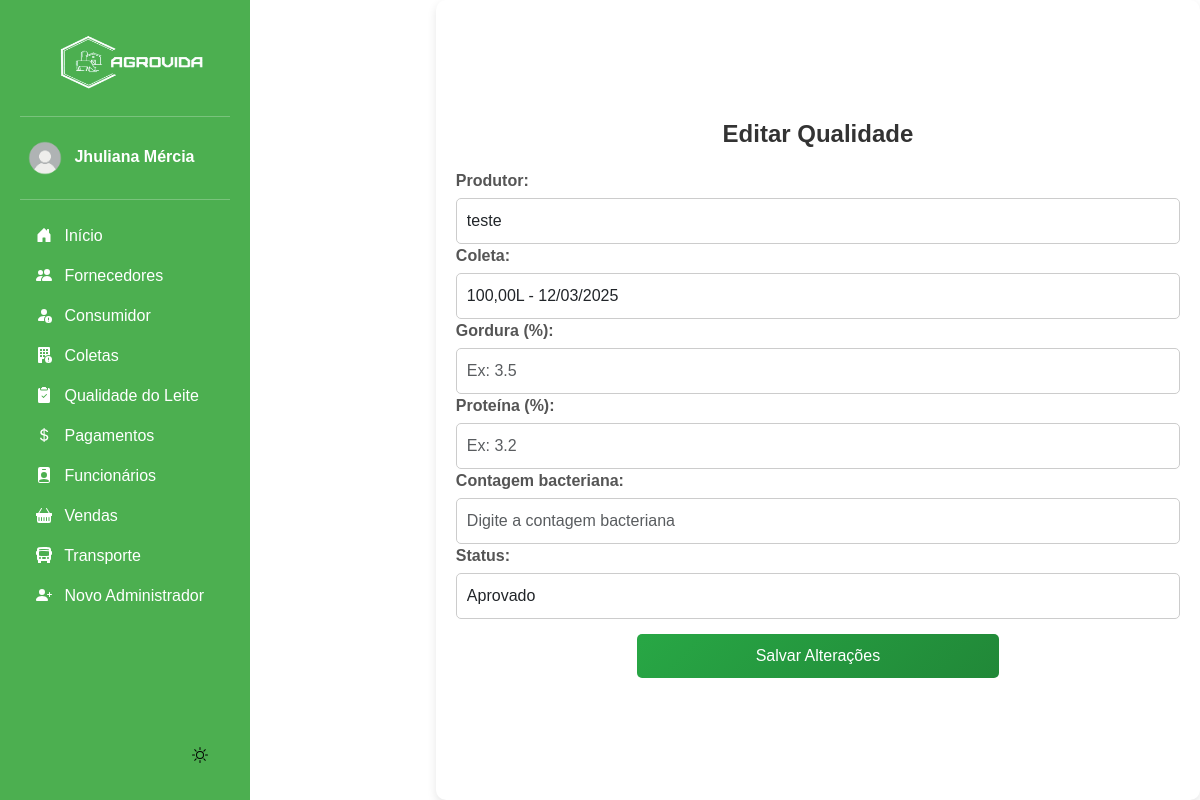
/editar_qualidade/9/ (signed in), run on the app's committed database.
### app/models.py (models this page shows, shortened)
class Qualidade(models.Model):
    produtor = models.ForeignKey(Produtor, on_delete=models.CASCADE)
    coleta = models.OneToOneField(Coleta, on_delete=models.CASCADE)
    gordura = models.DecimalField(max_digits=5, decimal_places=2)
    proteina = models.DecimalField(max_digits=5, decimal_places=2)
    contagem_bacteriana = models.DecimalField(max_digits=5, decimal_places=2)
    status = models.CharField(
        max_length=50,
        choices=[("Aprovado", "Aprovado"), ("Reprovado", "Reprovado")],
        null=False,
        blank=False,  # Garante que o campo não pode ficar vazio
        default="Aprovado"  # Adiciona um valor padrão para evitar erros
    )
    ativo = models.BooleanField(default = True)

class Produtor(models.Model):
    nome = models.CharField(max_length=100)
    fazenda = models.CharField(max_length=150)
    localizacao = models.CharField(max_length=255)
    telefone = models.CharField(max_length=20)
    ativo = models.BooleanField(default=True)  # Campo para verificar se o produtor está ativo

class Coleta(models.Model):
    produtor = models.ForeignKey('Produtor', on_delete=models.CASCADE)
    data = models.DateField()
    quantidade_litros = models.DecimalField(max_digits=10, decimal_places=2)

### app/views.py (the view, shortened to what this page needs)
# urls.py: path('editar_qualidade/<int:qualidade_id>/', views.editar_qualidade, name='editar_qualidade'),
@login_required(login_url='login_index')
def editar_qualidade(request, qualidade_id):
    qualidade = get_object_or_404(Qualidade, id=qualidade_id)
    produtores = Produtor.objects.all()
    coletas = Coleta.objects.all()
    return render(request, "app/editar_qualidade.html", {
        "qualidade": qualidade,
        "produtores": produtores,
        "coletas": coletas
    })

### app/templates/app/editar_qualidade.html (shortened to what this page needs)
{% extends "base.html" %}
{% load static %}
{% block content %}
    <div class="form-container">
        <h2 class="form-title">Editar Qualidade</h2>
        <form method="POST">
            <div class="form-group">
                <label for="produtor">Produtor:</label>
                <select id="produtor" name="produtor" class="form-control input-large">
                    {% for produtor in produtores %}
                        <option value="{{ produtor.id }}" {% if qualidade.produtor.id == produtor.id %}selected{% endif %}>
                            {{ produtor.nome }}
                        </option>
                    {% endfor %}
                </select>
                <label for="coleta">Coleta:</label>
                <select id="coleta" name="coleta" class="form-control input-large">
                    {% for coleta in coletas %}
                        <option value="{{ coleta.id }}" {% if qualidade.coleta.id == coleta.id %}selected{% endif %}>
                            {{ coleta.quantidade_litros }}L - {{ coleta.data|date:"d/m/Y" }}
                        </option>
                    {% endfor %}
                </select>
                <label for="gordura">Gordura (%):</label>
                <input type="number" id="gordura" name="gordura" class="form-control input-large"
                    placeholder="Ex: 3.5" step="0.01" value="{{ qualidade.gordura }}">
                <label for="proteina">Proteína (%):</label>
                <input type="number" id="proteina" name="proteina" class="form-control input-large"
                    placeholder="Ex: 3.2" step="0.01" value="{{ qualidade.proteina }}">
                <label for="contagem_bacteriana">Contagem bacteriana:</label>
                <input type="number" id="contagem_bacteriana" name="contagem_bacteriana" class="form-control input-large"
                    placeholder="Digite a contagem bacteriana" value="{{ qualidade.contagem_bacteriana }}">
                <label for="status">Status:</label>
                <select id="status" name="status" class="form-control input-large">
                    <option value="Aprovado" {% if qualidade.status == "Aprovado" %}selected{% endif %}>Aprovado</option>
                </select>
            </div>
            <button type="submit" class="btn-submit">Salvar Alterações</button>
        </form>
    </div>
{% endblock %}

### base/templates/modulos/sidebar.html (shortened to what this page needs)
{% load static %}
<body>
<div class="container-sidebar">
    <div id="sidebar" class="sidebar">
        <img src="{% static 'img/logo.png' %}" alt="Logo" width="200" height="80" class="logo">
        <hr>
            <a href="#" class="nav-link text-white" data-bs-toggle="dropdown" aria-expanded="false" style="border-radius: 10px;">
                <img src="{% static "img/usuario.png" %}" alt="" width="50" height="50" class="rounded-circle">
                <strong>{{ request.user.first_name }}</strong>
            </a>
        <hr>
        <ul class="nav nav-pills flex-column mb-auto">
            <li>
                <a href="{% url "dashboard" %}" class="nav-link text-white">
                    <svg class="bi pe-none me-2" width="16" height="16"><use xlink:href="#home"/></svg>
                    Início
                </a>
            </li>
            <li>
                <a href="{% url "listar_produtor" %}" class="nav-link text-white">
                    <svg class="bi pe-none me-2" width="16" height="16"><use xlink:href="#produtores"/></svg>
                    Fornecedores
                </a>
            </li>
            <li>
                <a href="{% url "listar_cliente" %}" class="nav-link text-white">
                    <svg class="bi pe-none me-2" width="16" height="16"><use xlink:href="#clientes"/></svg>
                    Consumidor
                </a>
            </li>
            <li>
                <a href="{% url "listar_coleta" %}" class="nav-link text-white">
                    <svg class="bi pe-none me-2" width="16" height="16"><use xlink:href="#coleta"/></svg>
                    Coletas
                </a>
            </li>
            <li>
                <a href="{% url "listar_qualidade" %}" class="nav-link text-white">
                    <svg class="bi pe-none me-2" width="16" height="16"><use xlink:href="#qualidade"/></svg>
                    Qualidade do Leite
                </a>
            </li>
            <li>
                <a href="{% url "listar_pagamentos" %}" class="nav-link text-white">
                    <svg class="bi pe-none me-2" width="16" height="16"><use xlink:href="#dinheiro"/></svg>
                    Pagamentos
                </a>
            </li>
            <li>
                <a href="{% url "listar_funcionarios" %}" class="nav-link text-white">
                    <svg class="bi pe-none me-2" width="16" height="16"><use xlink:href="#funcionario"/></svg>
                    Funcionários
                </a>
            </li>
            <li>
                <a href="{% url "listar_vendas" %}" class="nav-link text-white">
                    <svg class="bi pe-none me-2" width="16" height="16"><use xlink:href="#venda"/></svg>
                    Vendas
                </a>
            </li>
            <li>
                <a href="{% url "listar_transporte" %}" class="nav-link text-white">
                    <svg class="bi pe-none me-2" width="16" height="16"><use xlink:href="#transporte"/></svg>
                    Transporte
                </a>
            </li>
            <li>
                <a href="{% url "cadastrar_admin" %}" class="nav-link text-white">
                    <svg class="bi pe-none me-2" width="16" height="16"><use xlink:href="#admin"/></svg>
                    Novo Administrador
                </a>
            </li>
        </ul>
        <button id="theme-toggle">
        <svg id="theme-icon" width="24" height="24" fill="currentColor"></svg>
        </button>
    </div>
    <div class="b-example-divider b-example-vr"></div>
    </div>
</body>

### base/static/css/inicio.css (style rules this page uses)
html, body { font-family: Arial, sans-serif; transition: background 0.3s, color 0.3s; height: 100vh; width: 100vw; margin: 0; display: flex; }
.b-example-divider { width: 100%; height: 3rem; }
.b-example-vr { flex-shrink: 0; width: 1.5rem; height: 100vh; }
.bi { vertical-align: -.125em; fill: currentColor; }
.nav-link { color: #222222; }
li { display: flex; width: 100%; }
.form-container { width: 800px; padding: 20px; background: #fff; border-radius: 10px; box-shadow: 0 4px 10px rgba(0, 0, 0, 0.1); text-align: center; margin-left: 150px; }
.form-title { font-size: 24px; font-weight: bold; margin-bottom: 20px; margin-top: 100px; color: #333; }
.form-group { text-align: left; margin-bottom: 15px; }
.form-group label { font-weight: bold; display: block; margin-bottom: 5px; color: #555; }
.form-control { width: 100%; padding: 10px; border: 1px solid #ccc; border-radius: 5px; font-size: 16px; transition: all 0.3s ease; height: auto; }
.btn-submit { width: 50%; padding: 10px; background: linear-gradient(135deg, #28a745, #218838); color: white; border: none; border-radius: 5px; font-size: 16px; cursor: pointer; transition: all 0.3s ease; }
#theme-toggle { display: flex; justify-content: end; align-items: end; border: none; cursor: pointer; background-color: transparent; }
#theme-icon { width: 32px; height: 32px; fill: currentColor; }
[data-bs-theme="light"] { background: #ffffff; color: #121212; transition: all 0.3s ease-in-out; }

### base/static/css/sidebar.css (style rules this page uses)
.sidebar { width: 250px; background: #4CAF50; padding: 20px; height: 100vh; color: white; position: fixed; left: 0; top: 0; bottom: 0; overflow-y: auto; display: flex; flex-direction: column; z-index: 1000; }
.container-sidebar { height: 100vh; width: 300px; }

### data on the page
Qualidade: produtor "teste", coleta "100,00L - 12/03/2025", status "Aprovado"

### other printed values
{{ request.user.first_name }} "Jhuliana Mércia"
